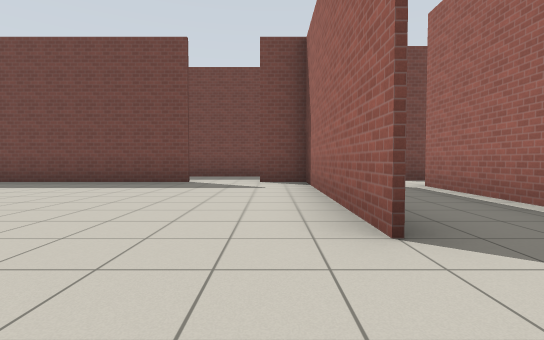
[1] (above)

21 first-person views from a walk through a robot-simulator world made for Gazebo. The camera is 0.94 m above the floor, tilts 2° down and sees 85° across. The floor is counted in squares, 2 m on a side. Each view is taken from the middle of a square. On the plan, view 1 faces up. The plan holds only what a view shows up to about 9 squares ahead; the rest is blank. Gazebo's built-in surfaces are drawn with simple patterns.

[2]
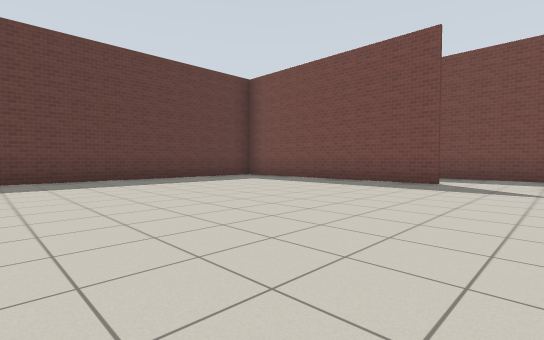

[3]
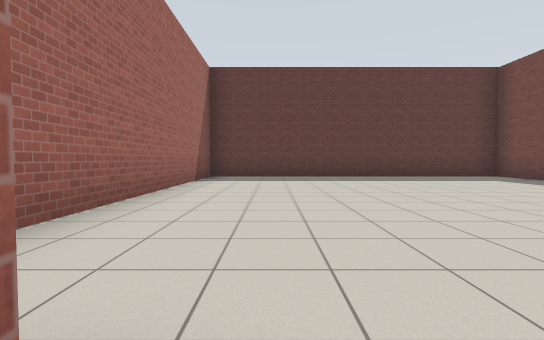

[4]
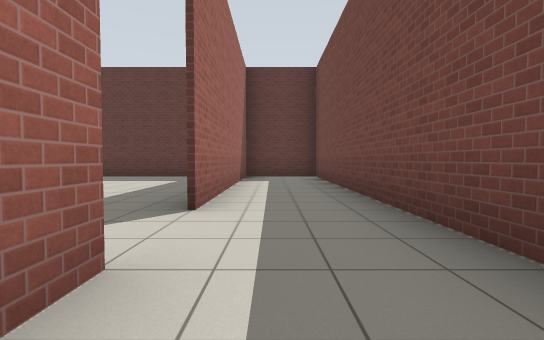

[5]
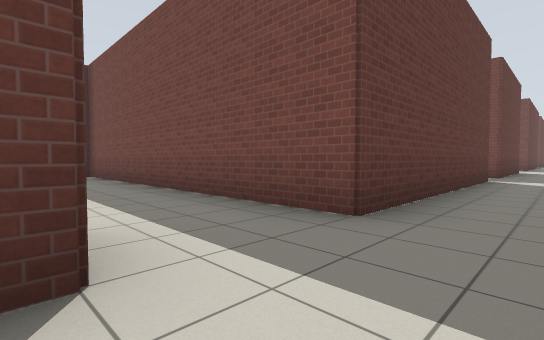

[6]
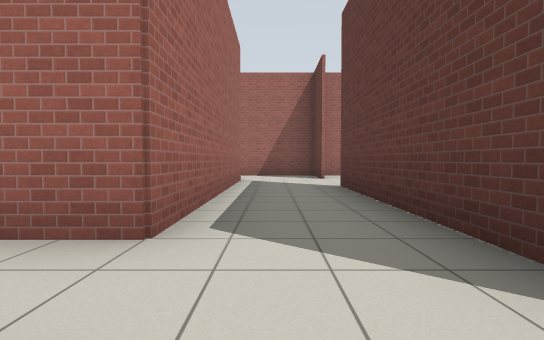

[7]
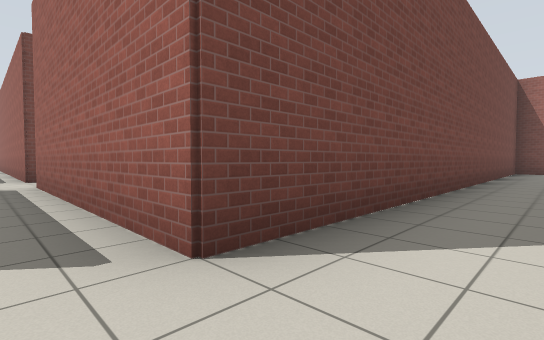

[8]
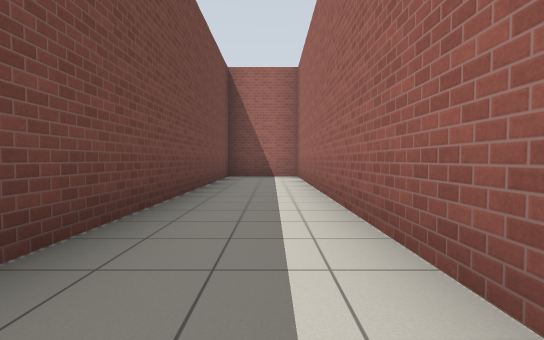

[9]
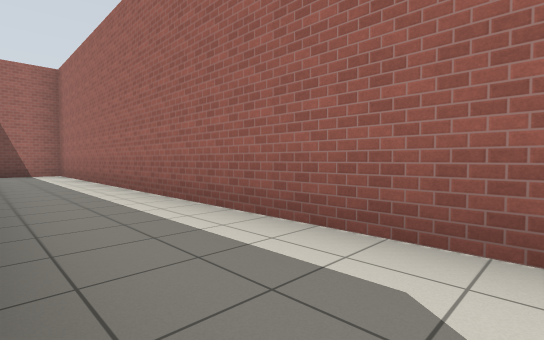

[10]
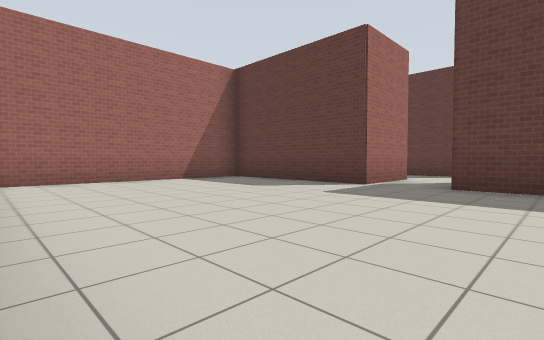

[11]
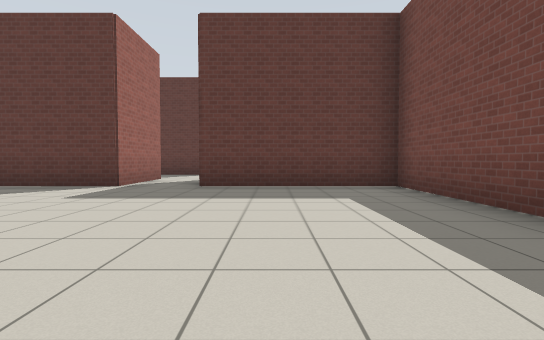

[12]
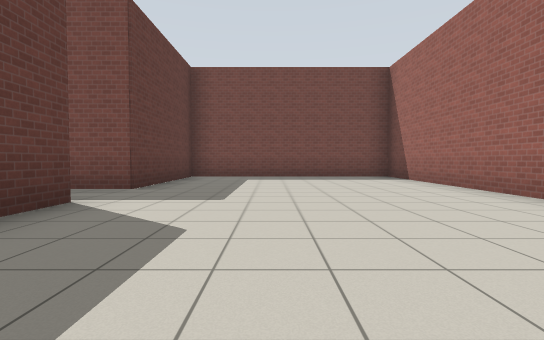

[13]
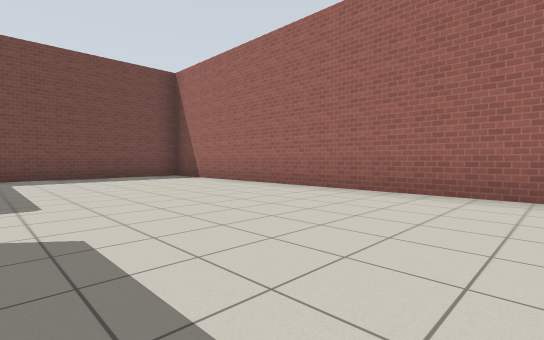

[14]
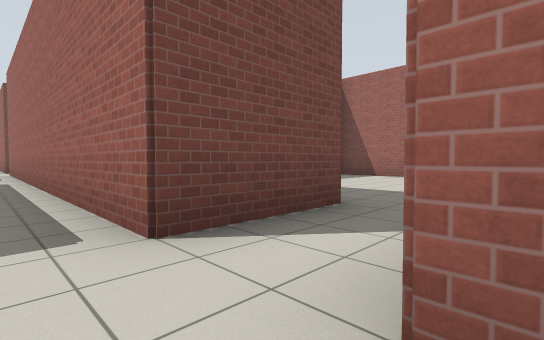

[15]
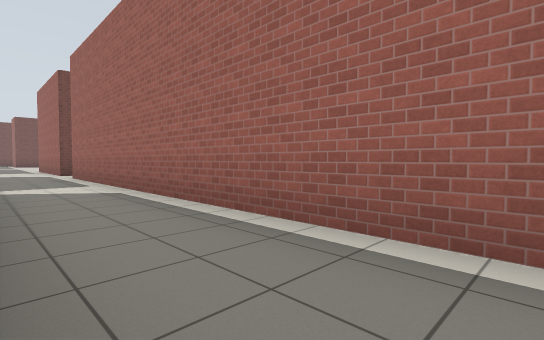

[16]
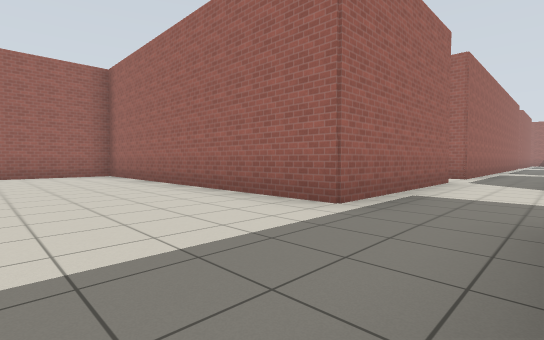

[17]
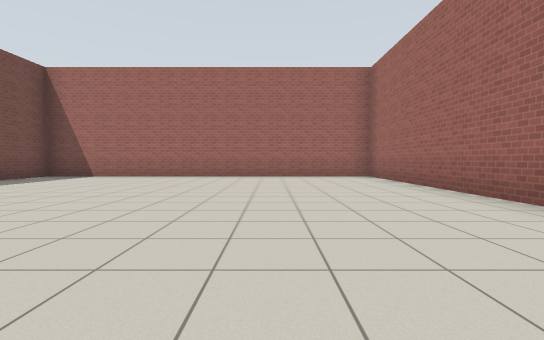

[18]
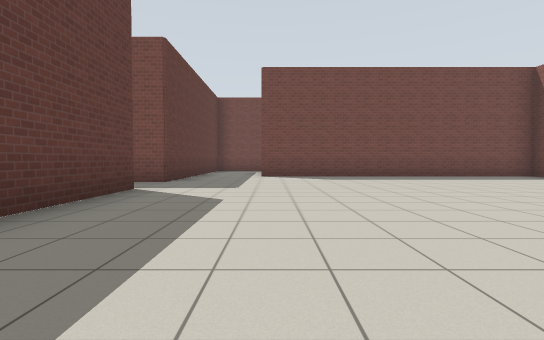

[19]
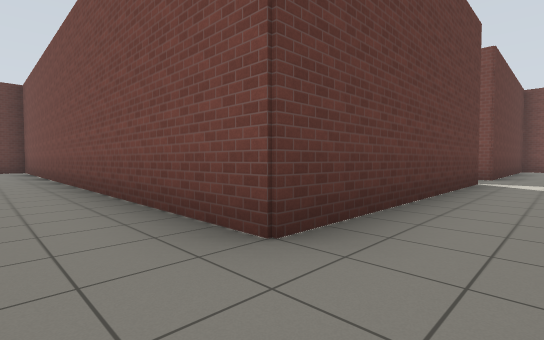

[20]
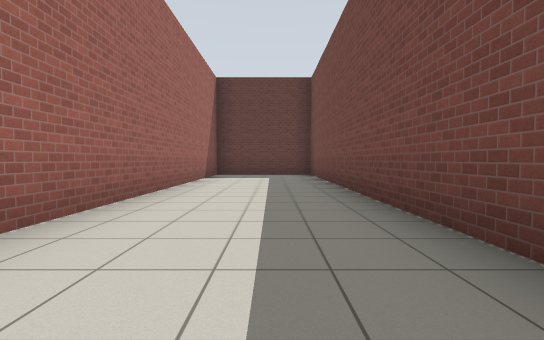

[21]
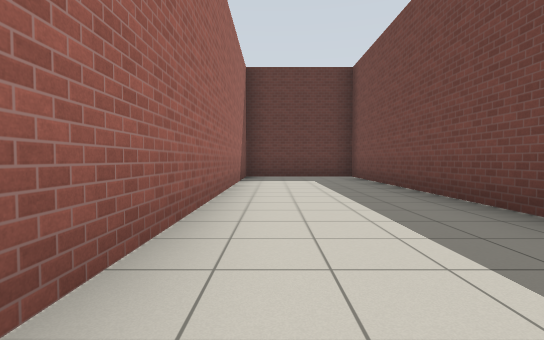

### Floor plan
Points are (right, up) in squares from view 1. A wall is a line through its corners. A room is listed if a view was taken in it or the views show most of it. See-through windows are left out.
Room 1 (views 1, 2)
walls: (0.7, 1.7) (0.7, 6.2) (-0.2, 6.2); (-1.6, 6.2) (-7.2, 6.2); (-7.2, 6) (-7.2, -1.7) (0.5, -1.7)
ways out: opening at (1, 0.5) to room 2; opening at (-1, 6) to room 6
Room 2 (views 3, 5, 7, 8, 9, 14)
walls: (0.8, -0.3) (0.8, -1.7) (14.2, -1.7) (14.2, 0.2) (2.7, 0.2) (2.7, 5.3) (4.8, 5.3); (4.8, 6.7) (2.7, 6.7); (0.8, 6.4) (0.8, 1.7)
ways out: opening at (1, 0.5) to room 1; opening at (2, 6) to room 3; opening at (3.5, 6) to room 4
Room 3 (views 4, 6, 15)
walls: (0.8, 13.7) (0.8, 8.2) (-0.4, 8.2); (0.8, 16.5) (0.8, 15.1); (2.7, 6.7) (2.7, 16.8); (-0.2, 6.3) (0.2, 6.3)
ways out: opening at (2, 6) to room 2; opening at (0, 7.5) to room 6; opening at (1.5, 16) to room 7
Room 4 (views 10, 11, 12, 13)
walls: (4.8, 5.3) (4.8, 1.3) (9.8, 1.3); (10.2, 2.1) (10.2, 10.2) (4.8, 10.2) (4.8, 6.7)
ways out: opening at (3.5, 6) to room 2
Room 5 (views 16, 17, 18, 19, 20, 21)
walls: (0.8, 27.7) (0.8, 22.2) (-11.2, 22.2) (-11.2, 19.3) (-3.8, 19.3); (2.7, 19.4) (2.7, 22.3) (10.2, 22.3) (10.2, 31.2) (2.6, 31.2); (0.8, 32.6) (0.8, 29.2)
ways out: opening at (1.5, 19) to room 7; opening at (-0.5, 28.5); opening at (1.5, 32.5)
Room 6 (no view inside)
walls: (-0.4, 8.2) (-7.2, 8.2) (-7.2, 6); (-7.2, 6.3) (-1.8, 6.3)
ways out: opening at (-1, 6) to room 1; opening at (0, 7.5) to room 3
Room 7 (no view inside)
walls: (0.8, 17.6) (0.8, 16.5); (2.7, 18.2) (2.7, 19.4)
ways out: opening at (1.5, 16) to room 3; opening at (1.5, 19) to room 5; opening at (3.5, 17.5)

Positions as (right, up) in squares from view 1, and headings:
1: (0, 0), facing up
2: (0, 0), facing up-left
3: (1, 0), facing left
4: (1, 7), facing left
5: (2, 6), facing up-left
6: (2, 7), facing down
7: (2, -1), facing up-right
8: (6, -1), facing right
9: (4, 0), facing down-right
10: (10, 8), facing down-left
11: (10, 8), facing left
12: (7, 2), facing up
13: (6, 2), facing up-right
14: (2, 5), facing up-right
15: (1, 8), facing up-right
16: (1, 25), facing down-right
17: (2, 25), facing right
18: (3, 23), facing up
19: (2, 21), facing up-left
20: (-2, 21), facing left
21: (-3, 20), facing left
